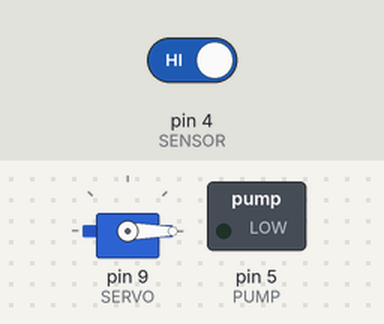
Recording of a sketch running on a simulated Arduino Uno, built with avr-gcc and run on an emulated ATmega328P. On the bench: servo, switched loads named in the sketch (green lamp = pin HIGH). Inputs (shaded band) come from the test bench; at power-on: pin 4 (SENSOR) HIGH.

Above: at 1.2 s.
1.3 s: pin 4 (SENSOR) driven LOW
At 2.4 s:
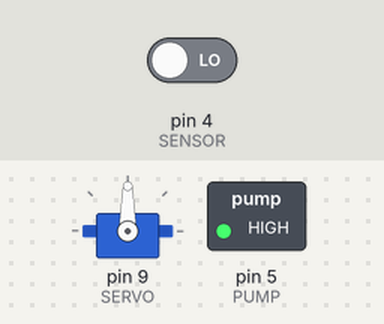
2.8 s: pin 4 (SENSOR) driven HIGH
At 3.6 s:
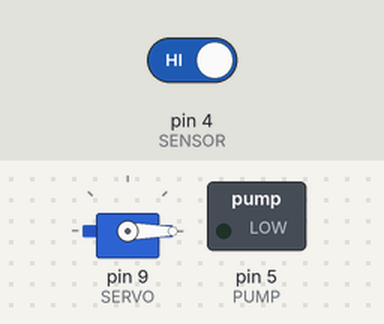
Timing chart, 0 to 5.8 s (numbered marks = the images above; inputs shaded):
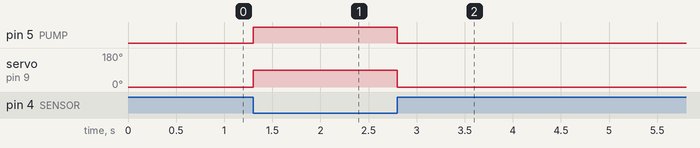

The sketch:

kod.ino
```cpp
#define SERVO 9
#define PUMP  5
#define SENSOR 4

#include <Servo.h>

Servo myserv;


void setup() {
  // put your setup code here, to run once:
  Serial.begin(9600);
  pinMode(PUMP, OUTPUT);
  pinMode(SENSOR, INPUT_PULLUP);
  myserv.attach(SERVO);
  myserv.write(0);

}

void loop() {
  // put your main code here, to run repeatedly:
  bool data = digitalRead(SENSOR);
  if (data) {
    digitalWrite(PUMP, LOW);
    myserv.write(0);
  } else {
    myserv.write(90);
    digitalWrite(PUMP, HIGH);
  }
}
```

Measured:
- after the input at 1.3 s, pin 5 (PUMP): LOW → HIGH at once; servo on pin 9 (SERVO): 0° → 90° at once
- after the input at 2.8 s, pin 5 (PUMP): HIGH → LOW at once; servo on pin 9 (SERVO): 90° → 0° at once
